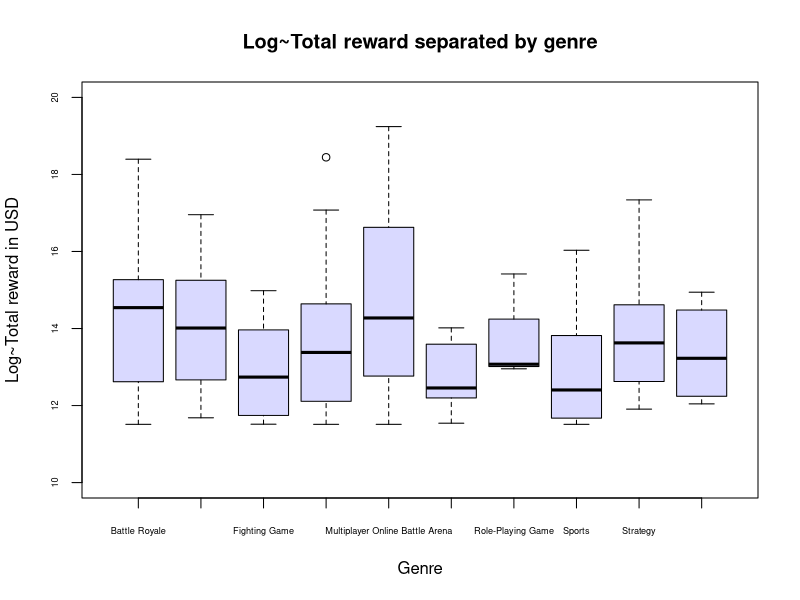
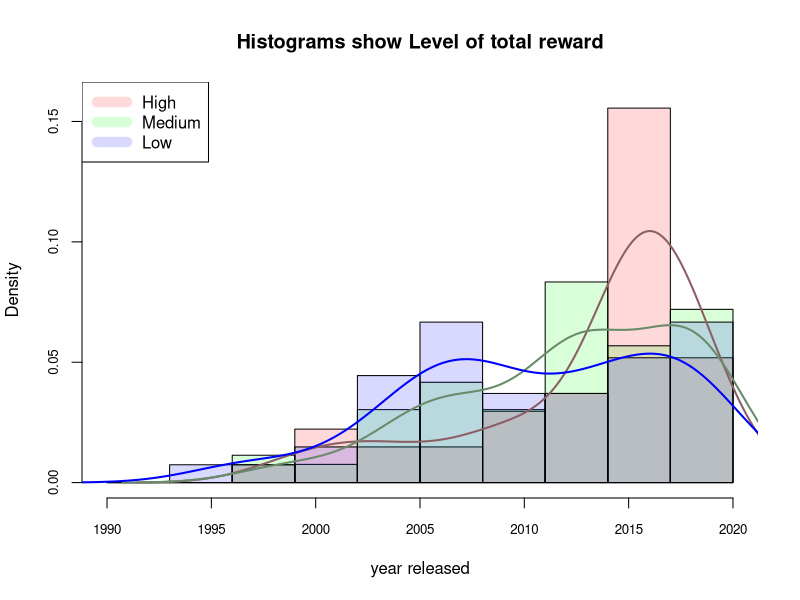
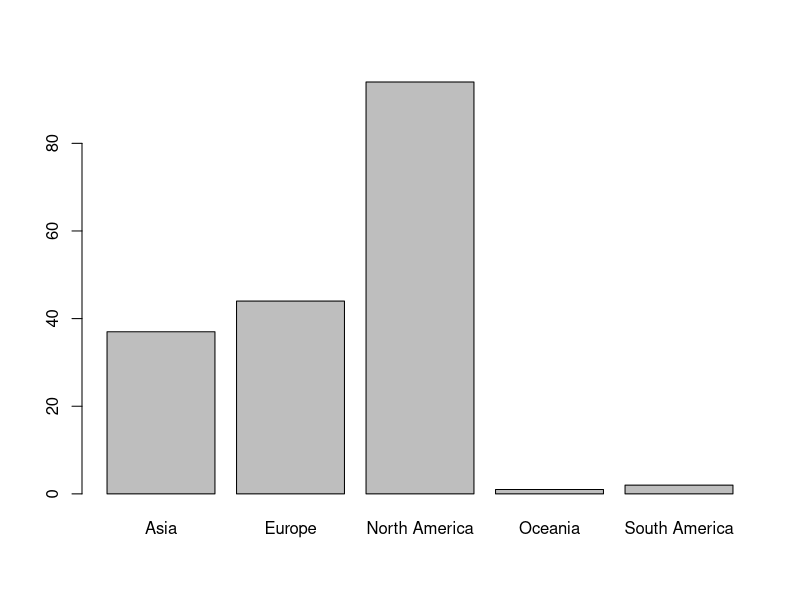
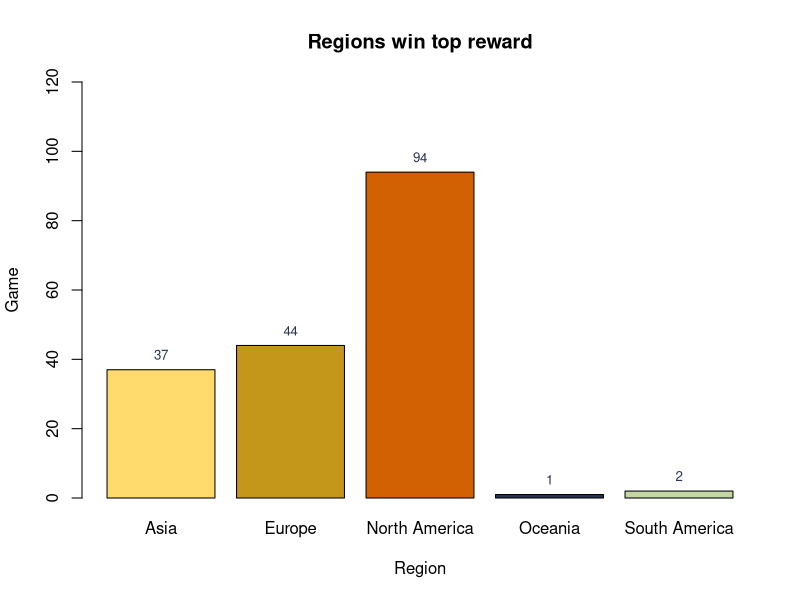
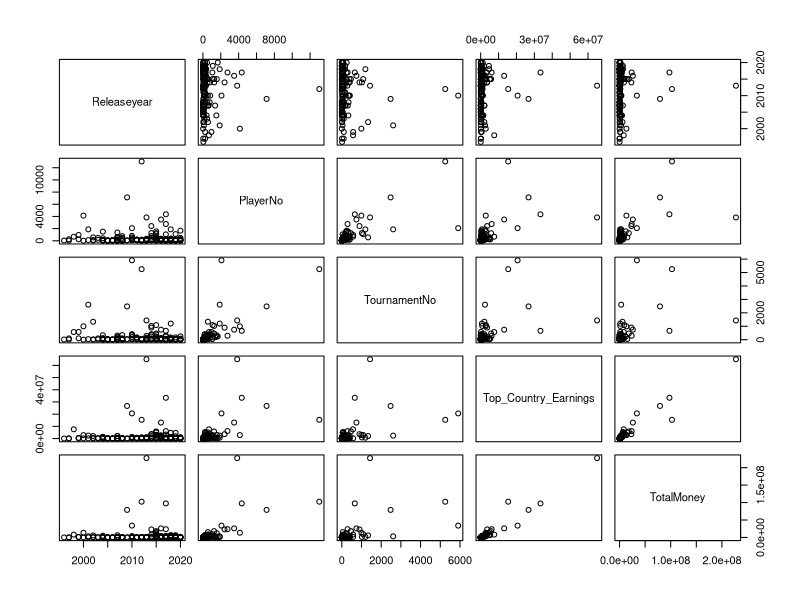
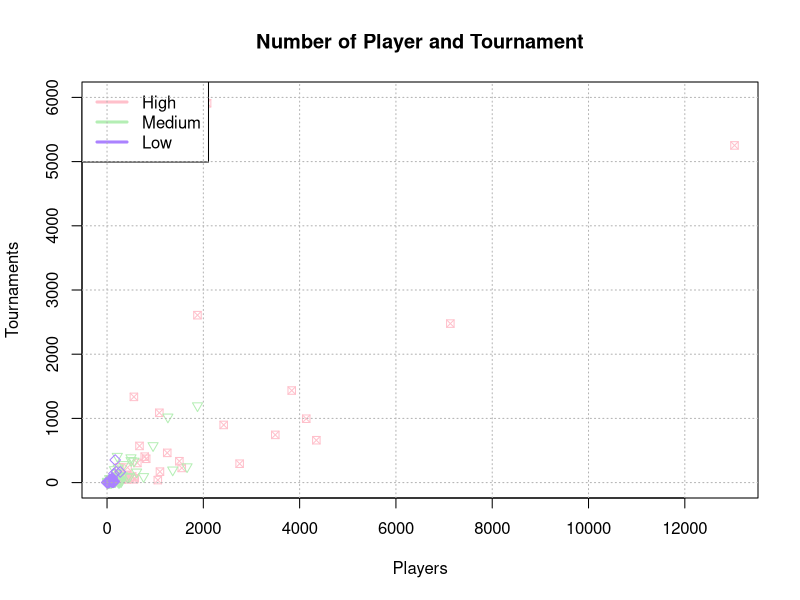
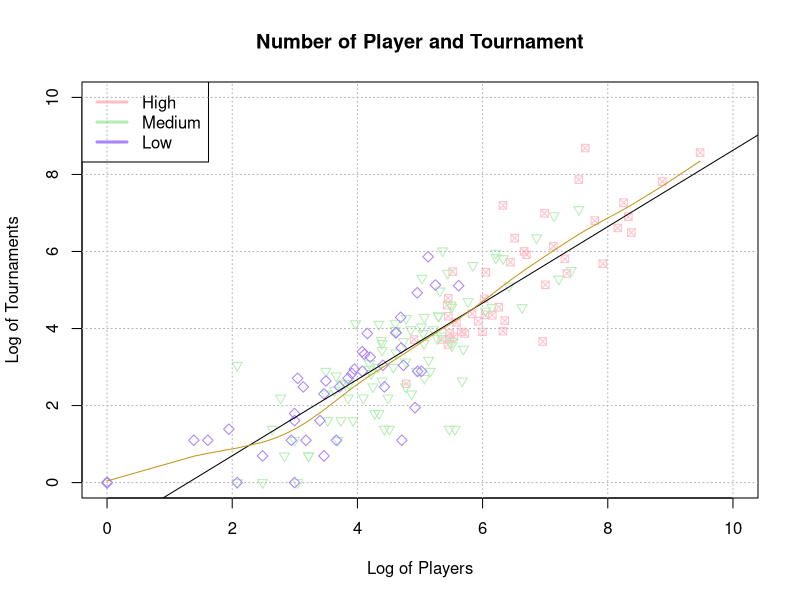
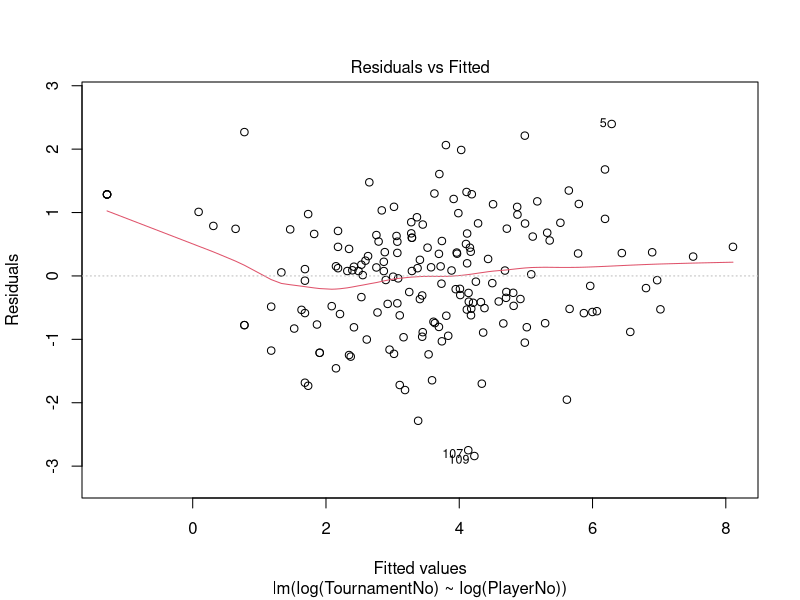

Reproduce these figures in R, in order.
#Individual project_Exploratory and data visualization
#Date: 02/07/2021
#Name: Pornkamon Sirivoravijit

# Open file/ check the summary
esports <- read.csv("Esports_earning_100k.csv", header = T)
summary(esports)
str(esports)
  
# Data cleaning in R

##    1) Reward level: High, Medium, Low
##    (Low: under 1st Quartile/ Medium: 2nd-3rd Quartile/ High: >3rd Quartile)
summary(esports)
rewardlevel <- c()
rewardlevel[esports$TotalMoney <= 186760 ] <- "Low"
rewardlevel[esports$TotalMoney > 186760 & esports$TotalMoney <= 1664337 ] <- "Medium"
rewardlevel[esports$TotalMoney > 1664337] <- "High"
esports <- cbind(esports,rewardlevel)                   # Add the new column in excel file.
esports$rewardlevel <- as.factor(esports$rewardlevel)
summary(esports$rewardlevel)
summary(esports)
head(esports)
remove(rewardlevel)

##    2) Rounding number in Total reward and Top country earning
esports$Top_Country_Earnings <- round(esports$Top_Country_Earnings, 0)
esports$TotalMoney <- round(esports$TotalMoney, 0)

##    3) convert region type to be factor
esports$Continent <- as.factor(esports$Continent)
summary(esports$Continent)

# ________________________________________________________

#1) Boxplots, Histograms, Barplots (different from HW3)
##  1.1) Boxplot (Using log to present Total Reward across Genre)

boxplot(log(TotalMoney)~Genre, data = esports, ylim = c(10,20), 
        main="Log~Total reward separated by genre",cex.axis = 0.55,
        ylab= "Log~Total reward in USD", xlab="Genre", col =rgb(0,0,1,0.15))

# MOBA gave the highest reward to players in overall, then Battle Royale


##  1.2) Overlapping histograms present total reward by the level

den1 <- density(esports$Releaseyear[esports$rewardlevel == "High"])
den2 <- density(esports$Releaseyear[esports$rewardlevel== "Medium"])
den3 <- density(esports$Releaseyear[esports$rewardlevel == "Low"])

hist(esports$Releaseyear[esports$rewardlevel == "High"],
     main = "Histograms show Level of total reward",
     xlim=c(1990,2020), breaks = seq(1990,2020,3),col=rgb(1,0,0,0.15),
     cex.axis = 0.8, freq = F, xlab = "year released", 
     ylim=c(0,0.16))
hist(esports$Releaseyear[esports$rewardlevel == "Medium"],
     xlim=c(1990,2020), breaks = seq(1990,2020,3),col=rgb(0,1,0,0.15),
     cex.axis = 0.8, freq = F, add=T)
hist(esports$Releaseyear[esports$rewardlevel == "Low"],
     xlim=c(1990,2020), breaks = seq(1990,2020,3),col=rgb(0,0,1,0.15),
     cex.axis = 0.8, freq = F, add=T)

legend("topleft", c("High", "Medium", "Low"), col=c(rgb(1,0,0,0.15),rgb(0,1,0,0.15),rgb(0,0,1,0.15)), lwd=10)

lines(den1, lwd = 2, col = "lightpink4", lty = 1)
lines(den2, lwd = 2, col = "darkseagreen4", lty = 1)
lines(den3, lwd = 2, col = "blue", lty = 1)

# After 2000 e-sport became more popular as the number is doubled.
# Among 2014-2017 have the most concentrate in high level.


# 1.3) Barplot shows regions who won top reward of each game.
# North America won the highest reward in 94 games, Europe 44 games, and Asia 37 games

mycolor <- c("#FFDB6D", "#C4961A", "#D16103", 
                "#293352", "#C3D7A4")
regiontab <- table(esports$Continent)	
barplot(regiontab)
xx <- barplot(regiontab , ylab = "Game", main = "Regions win top reward", xlab="Region",
        col = mycolor, ylim=c(0,120))
text(x = xx, y = regiontab, label = regiontab, pos = 3, 
     cex = 0.8, col = "#293352")


#2) scatter plot 
plot(esports[,7:11]) #Overall view

#  Player x Tournament might relate in somehow (ex. if more players, more tournaments)
plot(esports$PlayerNo[esports$rewardlevel == "High"], xlab="Players", ylab="Tournaments",
     esports$TournamentNo[esports$rewardlevel == "High"], pch=7, ylim=c(0,6000), xlim=c(0,13000),
     main="Number of Player and Tournament", col="pink")
     
points(esports$PlayerNo[esports$rewardlevel == "Medium"], 
       esports$TournamentNo[esports$rewardlevel == "Medium"], pch=6,
      col="darkseagreen2")

points(esports$PlayerNo[esports$rewardlevel == "Low"], 
       esports$TournamentNo[esports$rewardlevel == "Low"], pch=5,
       col="mediumpurple1")
legend("topleft", c("High", "Medium", "Low"), col=c("pink","darkseagreen2","mediumpurple1"), lwd=3)

grid(col = "gray70")
# The plot is pretty skew as I did not transform the number of Tournament and Player
# And it's weired that most high level of total reward are in the same range as Low and Medium level
# Even there are some games in high level have a lot of players and tournaments

model0 <- lm(TournamentNo~PlayerNo, data=esports)
model0                              
# Equation: Tournament = 21.9344 + 0.3922(PlayerNo)
#1 Tournament = 22.33 players.
#2 Tournamnet = 22.72 players.
#3 Tournament = 23.11 players.
#10 Tournament = 25.86 players.
#37 Tournament = 36.45 players.
#40 Tournament = 37.63 players.

# and at 37 tournament+, the number of players is lower than tournament.
# In my perspective, the more tournament they held, the less players received reward. 
# I assume that esports have the limited players and limited budget
# Even though esports became more popular nowadays, 
# the reward is limited for a few players who won the first-place reward. 


#3) Linear regression transform in term of logarithm.

# Player number x Tournament number
plot(log(esports$PlayerNo[esports$rewardlevel == "High"]), xlab="Log of Players", ylab="Log of Tournaments",
     log(esports$TournamentNo[esports$rewardlevel == "High"]), pch=7, ylim=c(0,10), xlim=c(0,10),
     main="Number of Player and Tournament", col="pink")

points(log(esports$PlayerNo[esports$rewardlevel == "Medium"]), 
       log(esports$TournamentNo[esports$rewardlevel == "Medium"]), pch=6,
       col="darkseagreen2")

points(log(esports$PlayerNo[esports$rewardlevel == "Low"]), 
       log(esports$TournamentNo[esports$rewardlevel == "Low"]), pch=5,
       col="mediumpurple1")

legend("topleft", c("High", "Medium", "Low"), col=c("pink","darkseagreen2","mediumpurple1"), lwd=3)
grid(col = "gray70")

model1 <- lm(log(TournamentNo)~log(PlayerNo), data=esports)
model1                              # Tournament = -1.2855 + 0.9913(PlayerNo)
abline(model1, col="black")         # Regressoin line

model10 <- lm(TournamentNo~PlayerNo, data=esports)

smooth <- smooth.spline(log(esports$PlayerNo), log(esports$TournamentNo), spar=1)
lines(smooth, col="#C4961A")        # Smooth line (is pretty close to the regression line.)

# This equation "Tournament = -1.2855 + 0.9913(PlayerNo)" tells me that 
# 1 tournament is predicted to have -0.29 players (In term of Log), 
# 2 tournament : 0.7 players
# 3 tournament : 1.69 players
# 5 tournament : 3.67 players
# 10 tournament : 8.63 players

# We see It is impossible that 1 tounament has -0.29 player.
# While, the player is always less than the tournament (even positive player) 
# so that means some tournament that they hold,
# they will not give the reward for winner. 
# I assume they hold tournament for entertainment and advertisement.

summary(model1)
plot(model1)

#Fitted: most of the points close to zero.
#QQ plot: overall looks great, some points are outlier.
#Scale-Location: the line is flat, overall is good.
#Leverage: a few points almost over cook's distance.


# Top country x Total money
plot(log(esports$TotalMoney), log(esports$Top_Country_Earnings), xlim=c(10,20)
     ,main="Total reward and Top country earning", xlab="Log of Total Reward",
     ylab="Log of Top Country Earning")

model6<- lm(log(Top_Country_Earnings)~log(TotalMoney), data=esports)
abline(model6)
plot(log(esports$TotalMoney), log(esports$Top_Country_Earnings))

## Compare Total money in term of Log x Total money to see the overall
summary(log(esports$TotalMoney))
summary(esports$TotalMoney)


#4) Interesting boxplot, pie graph, etc..

# 4.1) Barplot Split the continent with the level of total reward
region_rewardtab<- table(esports$rewardlevel, esports$Continent)
xy = barplot(region_rewardtab, ylab = "Count", main = "Count by region and level of reward", xlab="Region",
        col = c("mediumpurple1","darkseagreen2","pink"), ylim=c(0,60), beside=T)
legend("topright", c("High","Medium","Low"), 
       text.col=c("pink","darkseagreen2","mediumpurple1"))
text(x = xy, y = region_rewardtab, label = region_rewardtab, pos = 3, 
     cex = 0.8, col = "#293352")

# 4.2) Barplot (EUROPE): United Kingdon > Denmark
EU_tab<- table(esports$rewardlevel[esports$Continent == "Europe"], 
               esports$Country_Code[esports$Continent == "Europe"])

barplot(EU_tab, ylim=c(0,10), beside = T, 
        main="Europe",cex.axis = 0.55,
        col = c("mediumpurple1","darkseagreen2","pink"),
        xlab="Country", ylab = "Count")

legend("center", c("High","Medium","Low"), 
       text.col=c("pink","darkseagreen2","mediumpurple1"))

# 4.3) Barplot (ASIA): China > Korea > Japan
Asia_tab<- table(esports$rewardlevel[esports$Continent == "Asia"], 
                 esports$Country_Code[esports$Continent == "Asia"])

barplot(Asia_tab, ylim=c(0,10), beside = T, 
        main="Asia",cex.axis = 0.55,
        col = c("mediumpurple1","darkseagreen2","pink"),
        xlab="Country", ylab = "Count")

legend("topright", c("High","Medium","Low"), 
       text.col=c("pink","darkseagreen2","mediumpurple1"))


# 4.4) Pie chart Genre: First person shooter > Sports > Fighting Game
genretable <- table(esports$Genre)	
genretable
pie(genretable, main = "Genre")

prop.table(genretable)
round_genre_tab <- round(prop.table(genretable)*100, 2)	#Rounding 2 digit and *100 in term of percentage
genrelable <- paste(names(genretable), "\n", round_genre_tab, "%", sep ="") #Create lable to show in the pie chart
pie(round_genre_tab, label = genrelable, main = "Percentage of Genre",cex=0.6)


# 4.5) Boxplot: classify the reward level in 3 levels, High, Medium, Low
# For explaning at the beginning of the presentation what's the number I use to separate those three groups
esports$rewardlevel <- factor(esports$rewardlevel, 
                              levels=c("High", "Medium", "Low")) # reorder
summary(esports$TotalMoney) 
summary(log(esports$TotalMoney[esports$rewardlevel == "High"]))   #         / Min 14.34
summary(log(esports$TotalMoney[esports$rewardlevel == "Medium"])) #Max 14.28/ Min 12.16
summary(log(esports$TotalMoney[esports$rewardlevel == "Low"]))    #Max 12.13

summary(esports$TotalMoney[esports$rewardlevel == "High"])   #Max 227M / Min 1.68M
summary(esports$TotalMoney[esports$rewardlevel == "Medium"]) #Max 1.59M / Min 190K
summary(esports$TotalMoney[esports$rewardlevel == "Low"])    #Max 185K / Min 100K


boxplot(log(TotalMoney)~rewardlevel, data=esports, xlab="Reward level",
        ylab="$ Total money(in term of Log)", main="Classification of level",
        col=c("pink","darkseagreen2","mediumpurple1"))
abline(h=14.30, col="red")
abline(h=12.15, col="red")

#Export the dataset
write.csv(esports, "Esports_V.3.csv", row.names = F)